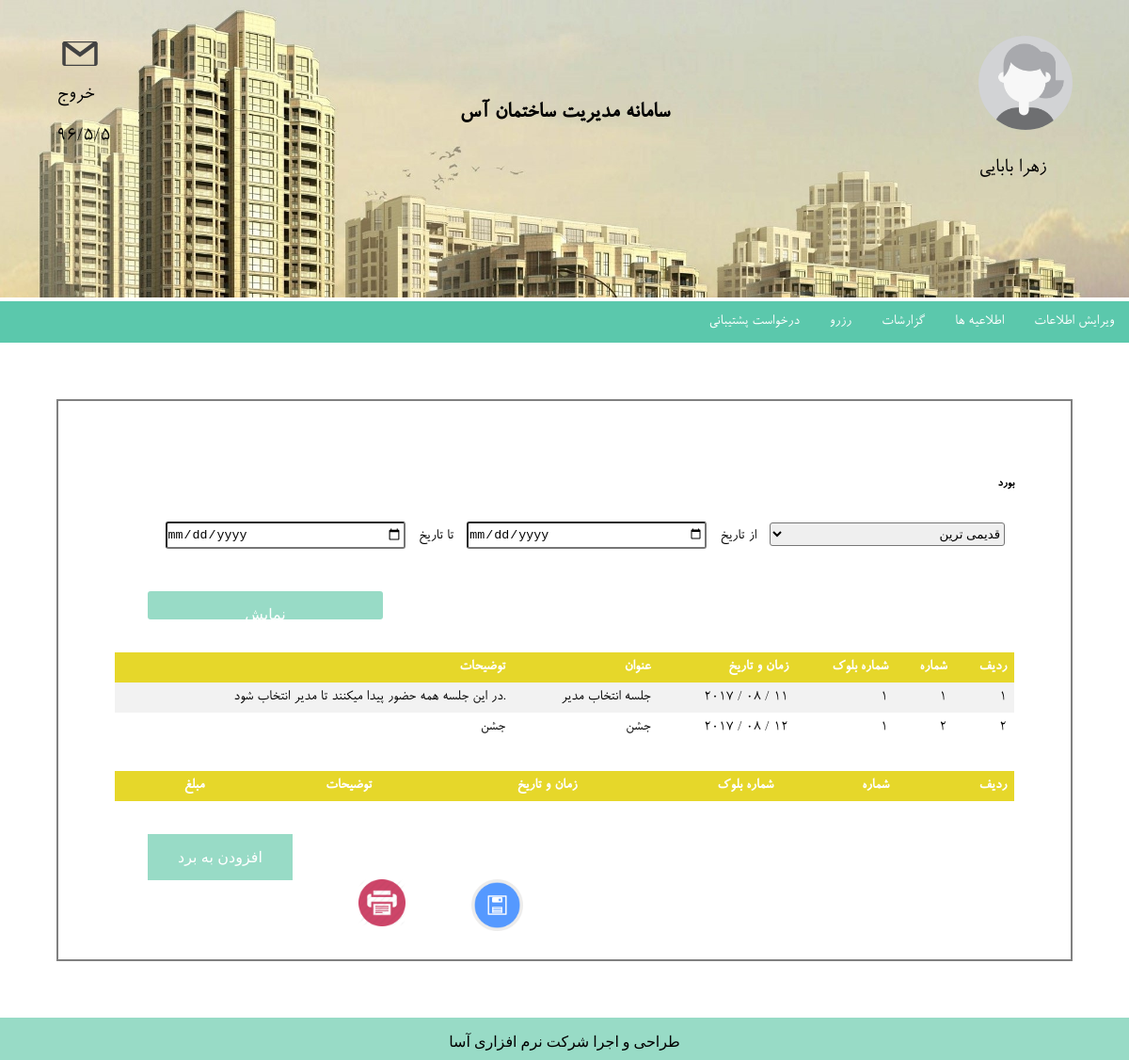
The page /manager/board/ (signed in) on the database as committed earlier.
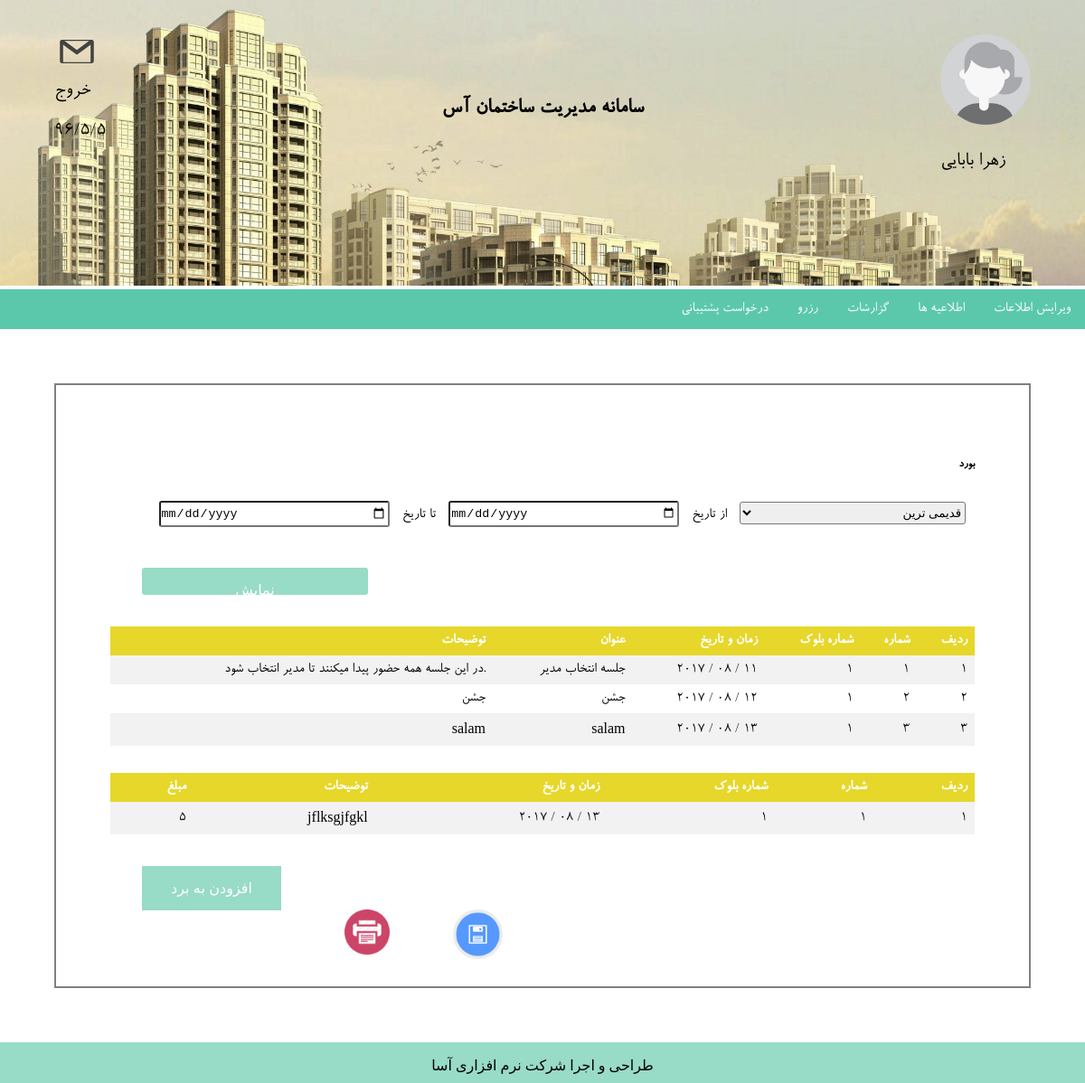
The same page on the database as committed later.
### MySite/models.py (models this page shows, shortened)
class News(models.Model):
    board = models.ForeignKey(Board)
    date = models.DateField()
    title = models.CharField(max_length=100)
    description = models.CharField(max_length=1000)

class Board(models.Model):
    block = models.OneToOneField(Block)

class Event(models.Model):
    board = models.ForeignKey(Board)
    date = models.DateField()
    cost = models.IntegerField()
    description = models.CharField(max_length=1000)

### Manager/views.py (the view)
@login_required
def view_board(request):
    manager = request.user.member.manager
    events = None
    news_set = None
    if request.method == 'POST':
        form = DisplayForm(request.POST)
        if form.is_valid():
            news_set = News.objects.filter(board__block__complex=manager.complex, date__gte=form.cleaned_data['startDate'], date__lte=form.cleaned_data['finishDate'])
            events = Event.objects.filter(board__block__complex=manager.complex, date__gte=form.cleaned_data['startDate'], date__lte=form.cleaned_data['finishDate'])
        else:
            news_set = News.objects.filter(board__block__complex=manager.complex)
            events = Event.objects.filter(board__block__complex=manager.complex)
        if request.POST['choose'] == 'جدیدترین':
            news_set = news_set.order_by('-date')
            events = events.order_by('-date')
    else:
        news_set = News.objects.filter(board__block__complex=manager.complex)
        events = Event.objects.filter(board__block__complex=manager.complex)
    return render(request, 'manager/board.html', {'events': events, 'newsSet': news_set})

### Manager/templates/manager/board.html (shortened to what this page needs)
{% extends 'manager/managerBase.html' %}
{% block css %}<link rel="stylesheet" type="text/css" href="../../../static/css/viewBillStyles.css"/>{% endblock %}
{% block content %}
<div class="main">
    <h5>بورد</h5>
<form action="" method="post">
    <select class="from" name="choose"  placeholder="به ترتیب">
        <option value="قدیمی ترین">قدیمی ترین</option>
    </select>
    <label for="id_startDate">از تاریخ</label>
    <input type="date" name="startDate" id="id_startDate" class="from">
    <label for="id_finishDate">تا تاریخ</label>
    <input type="date" name="finishDate" id="id_finishDate" class="from">
    <input type="submit" class="btn"  value="نمایش">
</form>
    <table>
        <tr>
            <th>توضیحات</th>
            <th>عنوان</th>
            <th>زمان و تاریخ</th>
            <th>شماره بلوک</th>
            <th>شماره</th>
            <th>ردیف</th>
        </tr>
        {% for news in newsSet %}
            <tr>
                <td>{{ news.description }}</td>
                <td>{{ news.title }}</td>
                <td>{{ news.date|date:"Y / m / d" }}</td>
                <td>{{ news.board.block_id }}</td>
                <td>{{ news.id }}</td>
                <td>
                    {{ forloop.counter }}
                </td>
            </tr>
        {% endfor %}
    </table>
    <table>
        <tr>
            <th>مبلغ</th>
            <th>توضیحات</th>
            <th>زمان و تاریخ</th>
            <th>شماره بلوک</th>
            <th>شماره</th>
            <th>ردیف</th>
        </tr>
        {% for event in events %}
            <tr>
                <td>{{ event.cost }}</td>
                <td>{{ event.description }}</td>
                <td>{{ event.date|date:"Y / m / d" }}</td>
                <td>{{ event.board.block_id }}</td>
                <td>{{ event.id }}</td>
                <td>
                    {{ forloop.counter }}
                </td>
            </tr>
        {% endfor %}
    </table>
    <button type="button" class="btn" onclick="window.location.href='{% url 'site:manager:add_to_board'%}'">افزودن به برد</button>
    <br><br><br>
    <a href="javascript:void(0)" class="btn"><img src="../../../static/images/printer.png" class="linkImg1"></a>
    <a href="javascript:void(0)" class="btn"><img src="../../../static/images/save.png" class="linkImg2"></a>
</div>
{% endblock %}

Rows that differ between the two databases and show on the page:
added News: description "salam", title "salam", date "2017 / 08 / 13", board.block_id "1", id "3"
added Event: cost "5", description "jflksgjfgkl", date "2017 / 08 / 13", board.block_id "1", id "1"
